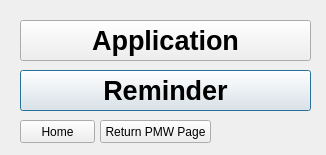
<?xml version="1.0" encoding="UTF-8"?>
<ui version="4.0">
 <class>Dialog</class>
 <widget class="QDialog" name="Dialog">
  <property name="geometry">
   <rect>
    <x>0</x>
    <y>0</y>
    <width>326</width>
    <height>155</height>
   </rect>
  </property>
  <property name="windowTitle">
   <string>Dialog</string>
  </property>
  <widget class="QPushButton" name="T2_PMW_STLA_Reminder_Sel_but">
   <property name="geometry">
    <rect>
     <x>20</x>
     <y>70</y>
     <width>291</width>
     <height>41</height>
    </rect>
   </property>
   <property name="font">
    <font>
     <pointsize>20</pointsize>
     <weight>75</weight>
     <bold>true</bold>
    </font>
   </property>
   <property name="text">
    <string>Reminder</string>
   </property>
  </widget>
  <widget class="QPushButton" name="T2_PMW_STLA_App_Sel_but">
   <property name="geometry">
    <rect>
     <x>20</x>
     <y>20</y>
     <width>291</width>
     <height>41</height>
    </rect>
   </property>
   <property name="font">
    <font>
     <pointsize>20</pointsize>
     <weight>75</weight>
     <bold>true</bold>
    </font>
   </property>
   <property name="text">
    <string>Application</string>
   </property>
  </widget>
  <widget class="QPushButton" name="T2_PMW_STLA_home_Sel_but">
   <property name="geometry">
    <rect>
     <x>20</x>
     <y>120</y>
     <width>75</width>
     <height>23</height>
    </rect>
   </property>
   <property name="text">
    <string>Home</string>
   </property>
  </widget>
  <widget class="QPushButton" name="T2_PMW_STLA_Return_Sel_but">
   <property name="geometry">
    <rect>
     <x>100</x>
     <y>120</y>
     <width>111</width>
     <height>23</height>
    </rect>
   </property>
   <property name="text">
    <string>Return PMW Page</string>
   </property>
  </widget>
 </widget>
 <resources/>
 <connections/>
</ui>
